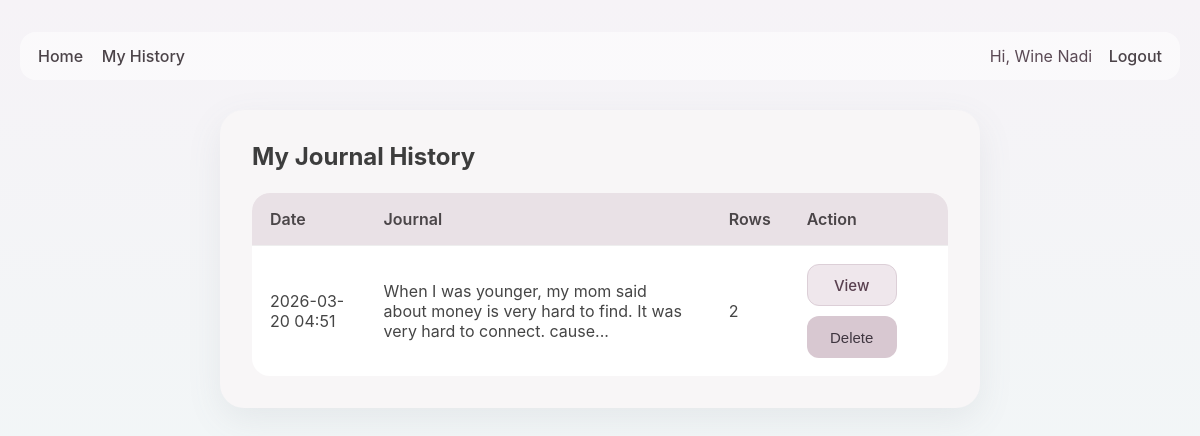
The app's page /history (signed in), older data.
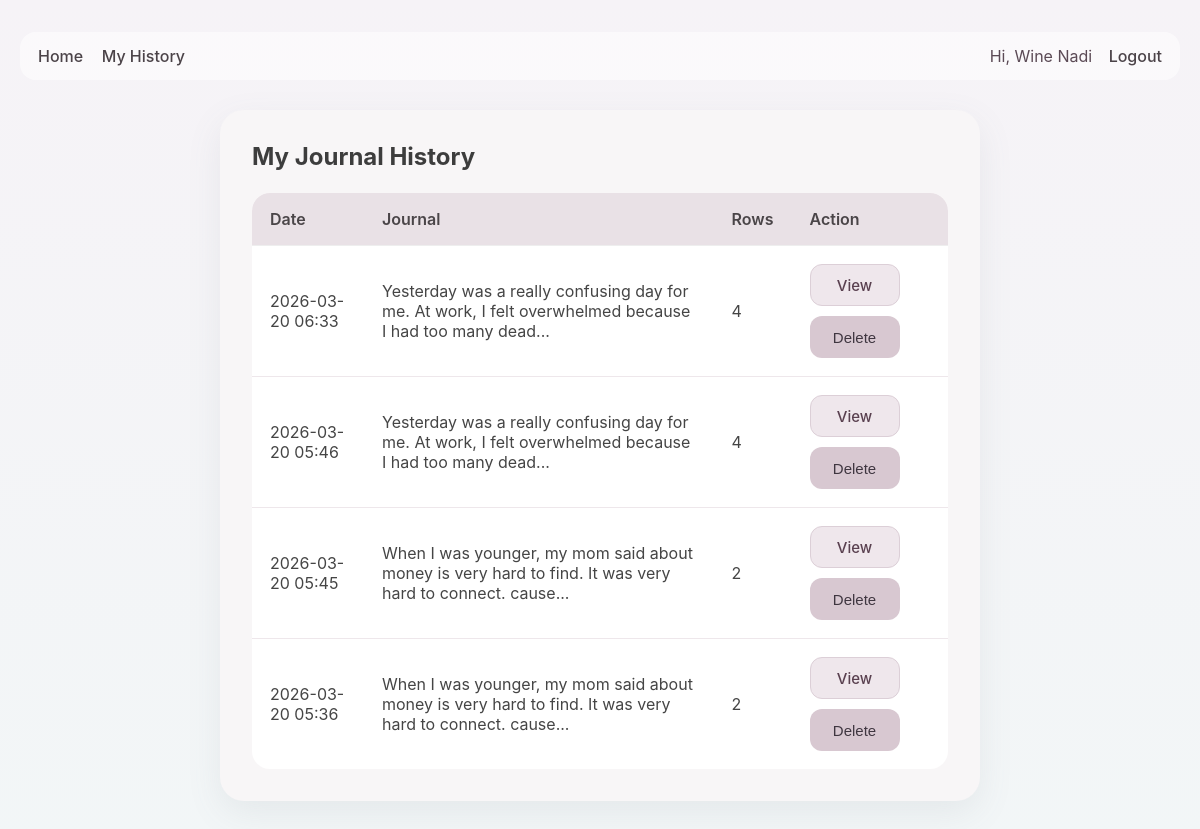
The same page, newer data.
### app.py (models this page shows, shortened)
class User(UserMixin, db.Model):
    id = db.Column(db.Integer, primary_key=True)
    username = db.Column(db.String(120), unique=True, nullable=False)
    email = db.Column(db.String(150), unique=True, nullable=False)
    password_hash = db.Column(db.String(255), nullable=False)
    journals = db.relationship("JournalEntry", backref="user", lazy=True, cascade="all, delete-orphan")

class JournalEntry(db.Model):
    id = db.Column(db.Integer, primary_key=True)
    journal_text = db.Column(db.Text, nullable=False)
    created_at = db.Column(db.DateTime, default=datetime.utcnow)
    user_id = db.Column(db.Integer, db.ForeignKey("user.id"), nullable=False)
    analyses = db.relationship("JournalAnalysisRow", backref="journal", lazy=True, cascade="all, delete-orphan")

### app.py (the view)
@app.route("/history")
@login_required
def history():
    entries = JournalEntry.query.filter_by(user_id=current_user.id) \
        .order_by(JournalEntry.created_at.desc()).all()
    return render_template("history.html", entries=entries)

### app.py (called while the page is built)
@login_manager.user_loader
def load_user(user_id):
    return User.query.get(int(user_id))

### templates/history.html
{% extends 'base.html' %}
{% block content %}
<div class="history-card">
    <h2>My Journal History</h2>
    {% if entries %}
        <table class="history-table">
            <thead>
                <tr>
                    <th>Date</th>
                    <th>Journal</th>
                    <th>Rows</th>
                    <th>Action</th>
                </tr>
            </thead>
            <tbody>
                {% for entry in entries %}
                <tr>
                    <td>{{ entry.created_at.strftime('%Y-%m-%d %H:%M') }}</td>
                    <td>{{ entry.journal_text[:100] }}{% if entry.journal_text|length > 100 %}...{% endif %}</td>
                    <td>{{ entry.analyses|length }}</td>
                    <td>
                        <div class="action-group">
                            <a href="{{ url_for('history_detail', entry_id=entry.id) }}" class="view-btn">View</a>
                            <form method="POST" action="{{ url_for('delete_entry', entry_id=entry.id) }}">
                                <button type="submit" class="delete-btn">Delete</button>
                            </form>
                        </div>
                    </td>
                </tr>
                {% endfor %}
            </tbody>
        </table>
    {% else %}
        <p>No journal history yet.</p>
    {% endif %}
</div>
{% endblock %}

### templates/base.html (shortened to what this page needs)
<!DOCTYPE html>
<html lang="en">
<head>
    <link rel="stylesheet" href="{{ url_for('static', filename='css/style.css') }}">
</head>
<body>
    <div class="page-shell">
        <nav class="top-nav">
            <div class="nav-left">
                <a href="{{ url_for('index') }}">Home</a>
                {% if current_user.is_authenticated %}
                    <a href="{{ url_for('history') }}">My History</a>
                {% endif %}
            </div>
            <div class="nav-right">
                {% if current_user.is_authenticated %}
                    <span class="welcome-text">Hi, {{ current_user.username }}</span>
                    <a href="{{ url_for('logout') }}">Logout</a>
                {% else %}
                    <a href="{{ url_for('login') }}">Login</a>
                    <a href="{{ url_for('register') }}">Register</a>
                {% endif %}
            </div>
        </nav>
        {% block content %}{% endblock %}
    </div>
</body>
</html>

### static/css/style.css (style rules this page uses)
* { box-sizing: border-box; }
body { margin: 0; padding: 0; font-family: "Inter", "Segoe UI", Arial, sans-serif; background: linear-gradient(180deg, #f6f3f7 0%, #f2f6f7 100%); color: #3d3d3d; }
.page-shell { max-width: 1200px; margin: 0 auto; padding: 20px; }
.top-nav { display: flex; justify-content: space-between; align-items: center; margin: 12px 0 24px; padding: 14px 18px; border-radius: 16px; background: rgba(255, 255, 255, 0.55); }
.top-nav a { text-decoration: none; margin-right: 14px; color: #4b4348; font-weight: 500; }
.top-nav a:last-child { margin-right: 0; }
.welcome-text { margin-right: 12px; color: #5b4a55; }
.auth-card, .history-card { max-width: 760px; margin: 30px auto; background: #f8f6f7; padding: 32px; border-radius: 24px; box-shadow: 0 12px 35px rgba(110, 118, 130, 0.10); }
.auth-card h2, .history-card h2 { margin-top: 0; margin-bottom: 22px; }
.auth-form button, .delete-btn { border: none; border-radius: 14px; background: #d8c8d1; padding: 14px 20px; font-size: 16px; cursor: pointer; }
.history-table { width: 100%; border-collapse: collapse; background: white; border-radius: 14px; overflow: hidden; }
.history-table th, .history-table td { text-align: left; padding: 14px; border-bottom: 1px solid #eee; }
.history-table th { background: #f1ebef; }
.history-table { width: 100%; border-collapse: collapse; background: #fff; border-radius: 18px; overflow: hidden; }
.history-table th { text-align: left; padding: 16px 18px; background: #e9e1e6; color: #4a4548; font-size: 16px; font-weight: 600; }
.history-table td { padding: 18px; border-bottom: 1px solid #eee7eb; vertical-align: middle; color: #454545; font-size: 16px; }
.history-table tr:last-child td { border-bottom: none; }
.action-group { display: flex; align-items: center; gap: 10px; flex-wrap: wrap; }
.view-btn, .delete-btn { display: inline-flex; align-items: center; justify-content: center; min-width: 90px; height: 42px; padding: 0 16px; border-radius: 12px; text-decoration: none; font-size: 15px; font-weight: 500; cursor: pointer; transition: all 0.18s ease; }
.view-btn { background: #efe7ec; color: #5a4150; border: 1px solid #dccfd7; }
.delete-btn { background: #d8c8d1; color: #3f3640; border: none; }
.history-table td form { margin: 0; }

Row changes from the older to the newer data that the page shows:
removed JournalEntry: created_at "2026-03-20 04:51", journal_text "When I was younger, my mom said about money is very hard to find. It was very hard to connect. cause", analyses|length "2"
added JournalEntry: created_at "2026-03-20 06:33", journal_text "Yesterday was a really confusing day for me. At work, I felt overwhelmed because I had too many dead", analyses|length "4"
added JournalEntry: created_at "2026-03-20 05:46", journal_text "Yesterday was a really confusing day for me. At work, I felt overwhelmed because I had too many dead", analyses|length "4"
added JournalEntry: created_at "2026-03-20 05:45", journal_text "When I was younger, my mom said about money is very hard to find. It was very hard to connect. cause", analyses|length "2"
added JournalEntry: created_at "2026-03-20 05:36", journal_text "When I was younger, my mom said about money is very hard to find. It was very hard to connect. cause", analyses|length "2"
